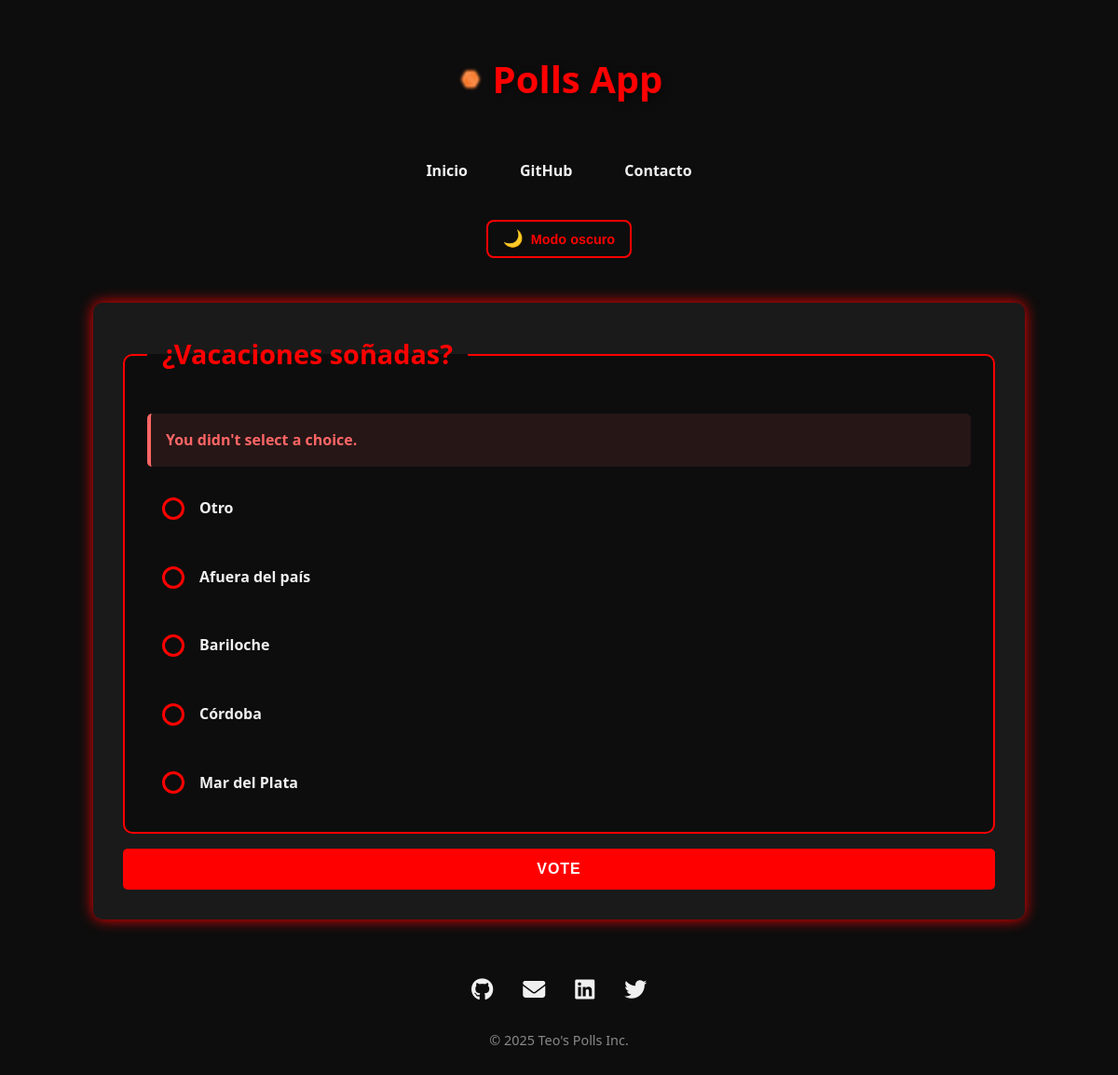
The app's page /polls/20/vote/ with its own data.
### polls/models.py (models this page shows, shortened)
class Question(models.Model):
    question_text = models.CharField(
        max_length=200,
        validators=[MinLengthValidator(10, "Question must be at least 10 characters long.")],
        help_text="Enter a clear, concise question (10-200 characters)"
    )
    pub_date = models.DateTimeField(
        "date published",
        help_text="When this question should be published"
    )
    _total_votes_cache = None
    class Meta:
        ordering = ['-pub_date']
        verbose_name = "Poll Question"
        verbose_name_plural = "Poll Questions"
    @property
    def total_votes(self):
        """Calculate total votes for this question"""
        if hasattr(self, '_total_votes_cache') and self._total_votes_cache is not None:
            return self._total_votes_cache or 0
        return sum(choice.votes for choice in self.choices.all())

class Choice(models.Model):
    question = models.ForeignKey(
        Question,
        on_delete=models.CASCADE,
        related_name='choices'
    )
    choice_text = models.CharField(
        max_length=200,
        validators=[MinLengthValidator(2, "Choice must be at least 2 characters long.")],
        help_text="Enter a clear choice option (2-200 characters)"
    )
    votes = models.IntegerField(
        default=0,
        help_text="Number of votes this choice has received"
    )
    class Meta:
        ordering = ['-votes', 'choice_text']
        verbose_name = "Choice Option"
        verbose_name_plural = "Choice Options"
        unique_together = ['question', 'choice_text']

### polls/views.py (the view)
# urls.py: path("<int:question_id>/vote/", views.vote, name="vote"),
def vote(request, question_id):
    question = get_object_or_404(Question, pk=question_id)
    try:
        selected_choice = question.choices.get(pk=request.POST["choice"])
    except (KeyError, Choice.DoesNotExist):
        return render(
            request,
            "polls/detail.html",
            {
                "question": question,
                "error_message": "You didn't select a choice.",
            },
        )
    else:
        selected_choice.votes = F("votes") + 1
        selected_choice.save()
        return HttpResponseRedirect(reverse("polls:results", args=(question.id,)))

### polls/templates/polls/detail.html (shortened to what this page needs)
{% extends "base.html" %}
{% block content %}
<form action="{% url 'polls:vote' question.id %}" method="post">
    <fieldset>
        <legend><h1>{{ question.question_text }}</h1></legend>
        {% if error_message %}
            <p class="error"><strong>{{ error_message }}</strong></p>
        {% endif %}
        <div class="choices">
            {% for choice in question.choices.all %}
                <label class="custom-radio">
                    <span class="radio-mark"></span>
                    {{ choice.choice_text }}
                </label>
            {% endfor %}
        </div>
    </fieldset>
    <input type="submit" value="Vote">
</form>
{% endblock %}

### polls/static/polls/style.css (style rules this page uses)
:root { --bg-color: #0d0d0d; --main-color: red; --text-color: #f0f0f0; --accent-color: #1a1a1a; --highlight-color: #ff3333; }
* { box-sizing: border-box; }
body { font-family: 'Segoe UI', Tahoma, Geneva, Verdana, sans-serif; background-color: var(--bg-color); color: var(--text-color); line-height: 1.6; margin: 0; padding: 1rem; transition: background-color 0.5s, color 0.5s; opacity: 0; animation: fadeIn 0.6s ease-in-out forwards; min-height: 100vh; display: flex; flex-direction: column; }
form { display: flex; flex-direction: column; gap: 1rem; }
fieldset { border: 2px solid var(--main-color); border-radius: 10px; padding: 1.5rem; background-color: var(--bg-color); margin: 0; }
legend { padding: 0 1rem; font-weight: bold; color: var(--main-color); }
legend h1 { margin: 0; font-size: clamp(1.2rem, 3vw, 1.8rem); word-wrap: break-word; }
input[type="submit"] { background-color: var(--main-color); color: white; padding: 0.8rem; border: none; border-radius: 5px; cursor: pointer; transition: all 0.3s ease; font-size: 1rem; font-weight: bold; text-transform: uppercase; letter-spacing: 1px; }
.error { color: #ff6666; font-weight: bold; background-color: rgba(255, 102, 102, 0.1); padding: 1rem; border-radius: 5px; border-left: 4px solid #ff6666; margin: 1rem 0; }
.choices { display: flex; flex-direction: column; gap: 1rem; }
.custom-radio { display: flex; align-items: center; gap: 1rem; font-weight: bold; cursor: pointer; position: relative; padding: 1rem; border-radius: 10px; transition: all 0.3s ease; background-color: var(--bg-color); word-wrap: break-word; }
.radio-mark { width: 24px; height: 24px; border: 3px solid var(--main-color); border-radius: 50%; background-color: transparent; transition: all 0.3s ease; position: relative; flex-shrink: 0; }

### records on screen
Question: question_text "¿Vacaciones soñadas?"
Choice: choice_text "Otro"
Choice: choice_text "Afuera del país"
Choice: choice_text "Bariloche"
Choice: choice_text "Córdoba"
Choice: choice_text "Mar del Plata"

### other values on screen
{{ error_message }} "You didn't select a choice."
